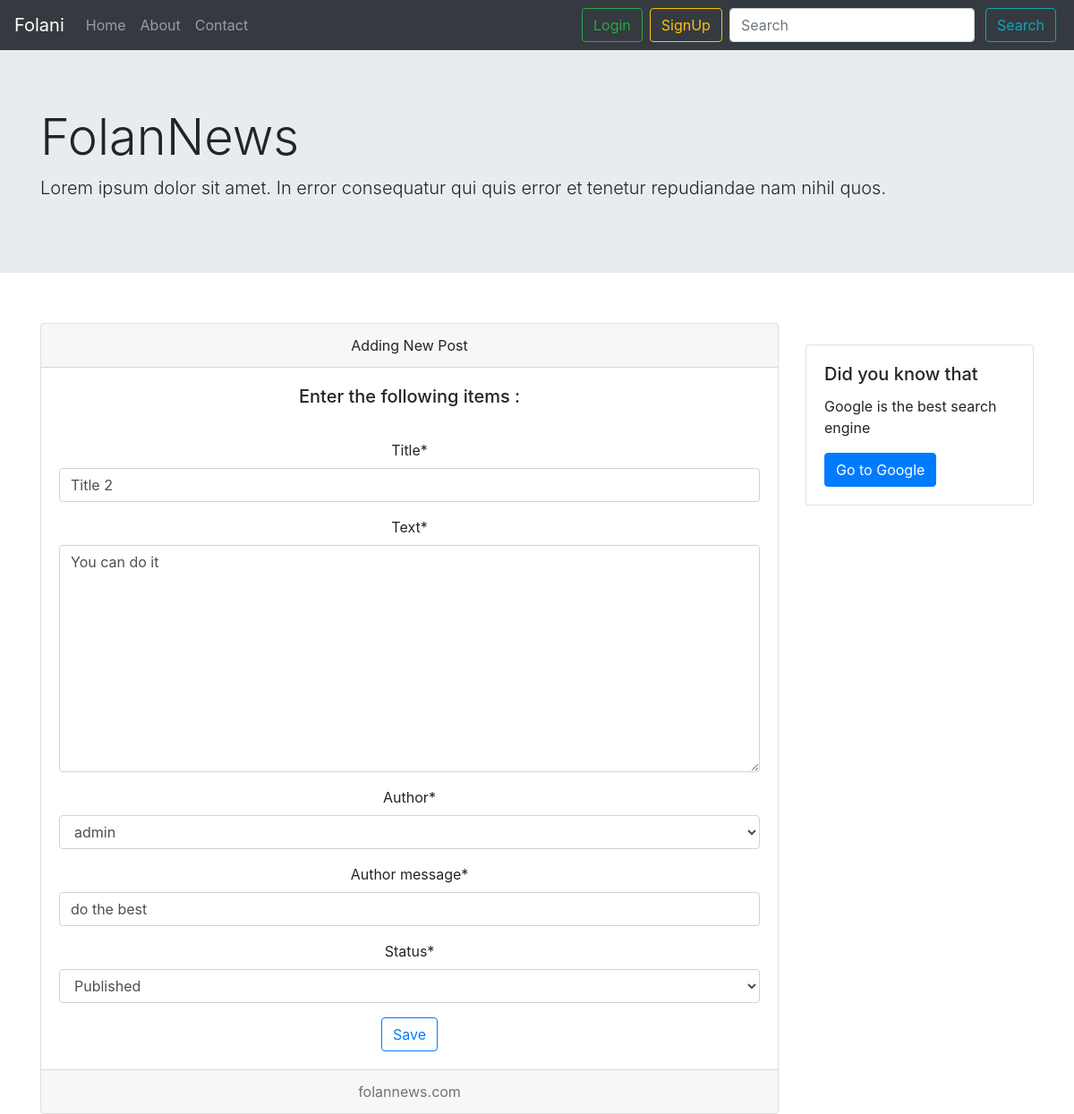
/2/edit, run on the app's committed database.
### pages/models.py (models this page shows, shortened)
class Post(models.Model):
    STATUS_CHOICES =  (
        ('pub', 'Published'),
        ('drf', 'Draft'),
    )
    title = models.CharField(max_length=50)
    text = models.TextField()
    datetime_created = models.DateTimeField(auto_now_add=True)
    datetime_lastedit = models.DateTimeField(auto_now=True)
    status = models.CharField(choices=STATUS_CHOICES, max_length=3)
    author = models.ForeignKey('auth.User', on_delete=models.CASCADE)
    author_message = models.CharField(max_length=100)

### pages/views.py (the view)
# urls.py: path('<int:pk>/edit', views.EditPostView.as_view() , name='edit_post'),
class EditPostView(generic.UpdateView):
    model = Post
    template_name = 'pages/edit_post.html'
    form_class = NewPostForm

### pages/forms.py
class NewPostForm(ModelForm):
    class Meta:
        model = Post
        fields = [
            'title',
            'text',
            'author',
            'author_message',
            'status',
        ]

### pages/templates/pages/edit_post.html (shortened to what this page needs)
{% extends '_base.html' %}
{% load crispy_forms_tags %}
{% block navbar_links %}
    <ul class="navbar-nav mr-auto">
        <li class="nav-item">
            <a class="nav-link" href="{% url 'home' %}">Home</a>
        </li>
        <li class="nav-item">
            <a class="nav-link" href="{% url 'about' %}">About</a>
        </li>
        <li class="nav-item">
            <a class="nav-link" href="{% url 'contact' %}">Contact</a>
        </li>
    </ul>
{% endblock navbar_links %}
{% block content %}
     <div class="card text-center mt-4">
        <div class="card-header">
            Adding New Post
        </div>
        <div class="card-body">
            <h5 class="card-title">Enter the following items : </h5>
            <form method="POST">
            {{ form|crispy }}
            <button type="submit" class="btn btn-outline-primary">Save</button>
            </form>
        </div>
        <div class="card-footer text-muted">
            folannews.com
        </div>
    </div>
{% endblock content %}

### data on the page
Post: title "Title 2", text "You can do it", author "admin", author_message "do the best", status "Published"
